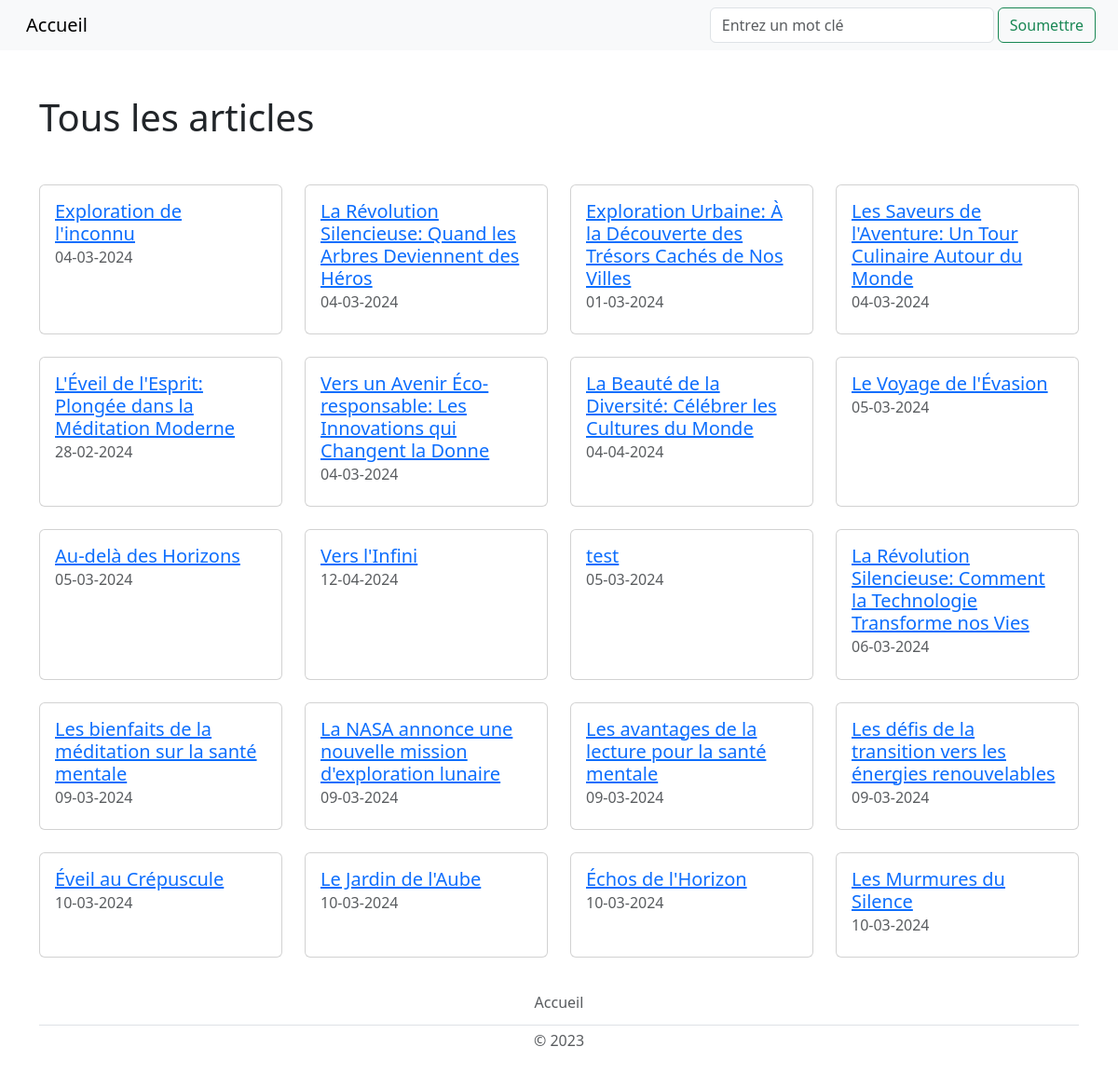
/resultats/, run on an earlier commit of the app's database.
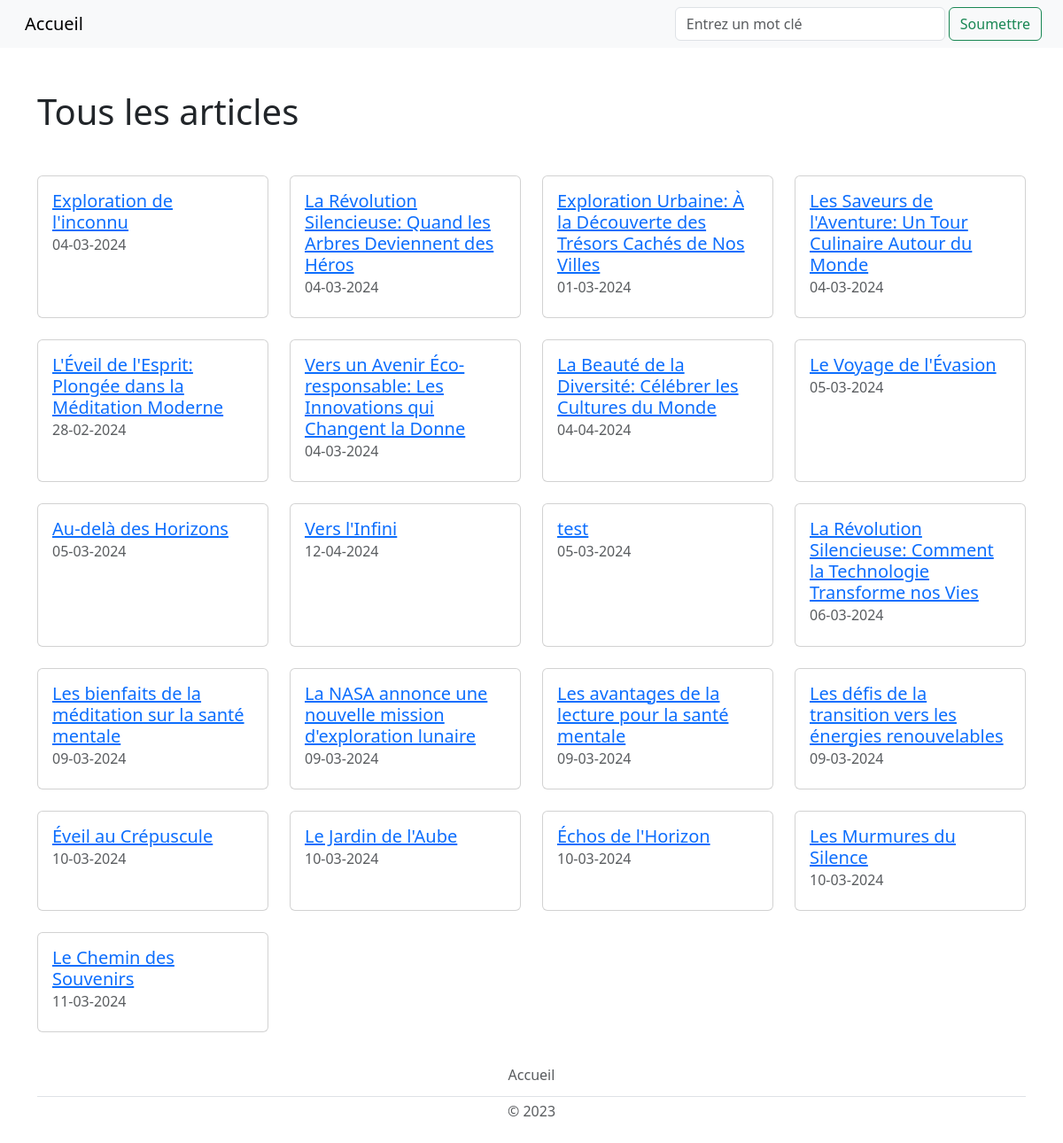
And on a later commit of the database.
### tables this page shows
CREATE TABLE ARTICLES (
    id_article VARCHAR(50) PRIMARY KEY,
    titre_article varchar(100) NOT NULL,
    date_publication DATE NOT NULL,
    contenu TEXT NOT NULL,
    id_utilisateur INTEGER NOT NULL,
    CONSTRAINT fk_auteur FOREIGN KEY (id_utilisateur) REFERENCES UTILISATEURS(id_utilisateur)
);

### recherche.py (the view)
@app.route('/resultats/<query>', methods=['GET'])
@app.route('/resultats/', defaults={'query': None}, methods=['GET'])
def resultats(query):
    titre="Résultats"
    if query:
        db = Database.get_db()
        articles = db.get_articles(query)
    else:
        db = Database.get_db()
        articles = db.get_articles()
    return render_template('resultats.html', query=query, articles=articles,
                           titre=titre)

### app.py (called while the page is built)
@app.teardown_appcontext
def close_connection(exception):
    db = getattr(g, '_database', None)
    if db is not None:
        db.disconnect()

### database.py (called while the page is built)
    @staticmethod
    def get_db():
        database = getattr(g, '_database', None)
        if database is None:
            g._database = Database()
        return g._database

    def disconnect(self):
        if self.user_connection is not None:
            self.user_connection.close()
        if self.photo_connection is not None:
            self.photo_connection.close()
        if self.session_connection is not None:
            self.session_connection.close()
        if self.article_connection is not None:
            self.article_connection.close()

    def get_article_connection(self):
        if self.article_connection is None:
            self.article_connection = sqlite3.connect('db/articles.db')
        return self.article_connection

    def get_articles(self, recherche_input=None):
        cursor = self.get_article_connection().cursor()
        if recherche_input:
            cursor.execute(
                "SELECT * FROM articles WHERE titre_article LIKE ? OR "
                "contenu LIKE ?",
                ('%' + recherche_input + '%', '%' + recherche_input + '%'))
        else:
            cursor.execute(
                "SELECT id_article, titre_article, date_publication, "
                "contenu, id_utilisateur FROM articles")
        return cursor.fetchall()

### templates/resultats.html
{% extends "layout.html" %}
{% block content %}
    <div class="container">
        {% if query %}
            <h1 class="my-5">Résultats de la recherche pour "{{ query }}"</h1>
        {% else %}
            <h1 class="my-5">Tous les articles</h1>
        {% endif %}
        <div class="row row-cols-1 row-cols-md-2 row-cols-lg-4">
            {% for article in articles %}
                <div class="col mb-4">
                    <div class="card h-100">
                        <div class="card-body">
                            <a href="{{ url_for('article', identifiant=article[0]) }}"
                               class="card-link">
                                <h5 class="card-title">{{ article[1] }}</h5>
                            </a>
                            <h6 class="card-subtitle mb-2 text-muted">{{ article[2] }}</h6>
                        </div>
                    </div>
                </div>
            {% endfor %}
        </div>
    </div>
{% endblock %}

### templates/layout.html (shortened to what this page needs)
<!DOCTYPE html>
<html lang="fr">
<head>
    <link href="https://cdn.jsdelivr.net/npm/bootstrap@5.3.0-alpha1/dist/css/bootstrap.min.css"
          rel="stylesheet">
    <link rel="stylesheet"
          href="{{ url_for('static', filename='css/style.css') }}">
</head>
<body style="display: flex; flex-direction: column; min-height: 100vh;">
<nav class="navbar navbar-expand-lg bg-body-tertiary">
    <div class="container-fluid">
        <ul class="navbar-nav">
            <li class="nav-item">
                <a class="navbar-brand px-3" href="{{ url_for('accueil') }}">Accueil</a>
            </li>
        </ul>
        <form action="{{ url_for('recherche') }}" class="d-flex mx-2"
              method="POST" role="search">
            <label>
                <input class="form-control me-5" name="recherche_input"
                       placeholder="Entrez un mot clé"
                       type="search"
                       title="Pour voir tous les articles, laisser le champ vide et cliquer sur Soumettre.">
            </label>
            <button class="btn btn-outline-success mx-1" type="submit">
                Soumettre
            </button>
        </form>
    </div>
</nav>
{% block content %}{% endblock %}
<footer class="py-1 my-1 mt-auto">
    <div class="container">
        <ul class="nav justify-content-center border-bottom pb-1 mb-1">
            <li class="nav-item"><a href="{{ url_for('accueil') }}"
                                    class="nav-link px-2 text-body-secondary">Accueil</a>
            </li>
        </ul>
        <p class="text-center text-body-secondary">© 2023</p>
    </div>
</footer>
</body>
</html>

What changed in the data, as far as the page shows it:
added ARTICLES: titre_article "Le Chemin des Souvenirs", date_publication "11-03-2024"
